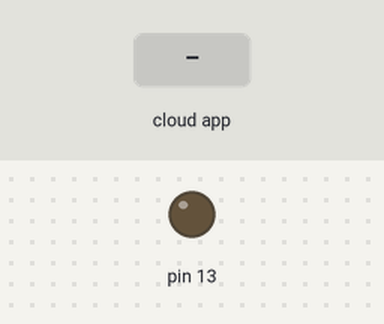
The sketch below on a simulated Arduino Uno, built with avr-gcc and run on an emulated ATmega328P. Shown: output pins drawn as LEDs (lit = HIGH). Inputs (shaded band) come from the test bench. The ROS host is connected and sends only what is stated.

Above: at 1.2 s.
1.3 s: the phone or cloud app sets Topic_LED_13 to 45
At 1.8 s:
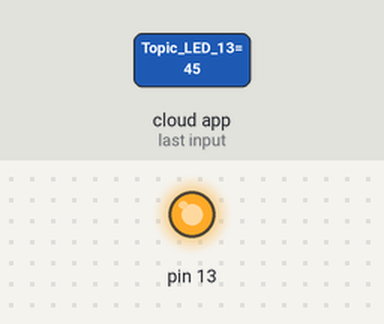
2.8 s: the phone or cloud app sets Topic_LED_13 to 0
At 4.0 s:
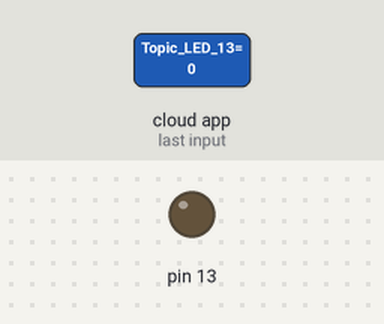
4.3 s: the phone or cloud app sets Topic_LED_13 to 90
At 5.3 s:
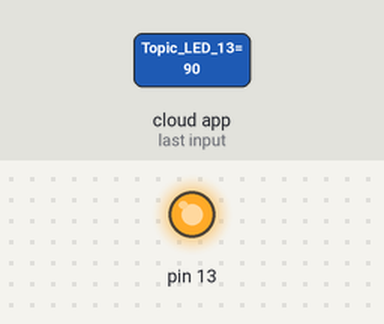
Timing chart, 0 to 7.3 s (numbered marks = the images above; inputs shaded):
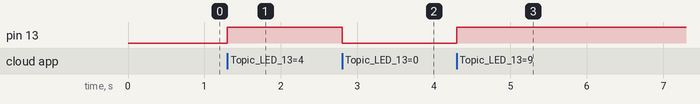

Measured:
- after the input at 1.3 s, pin 13: LOW → HIGH at once
- after the input at 2.8 s, pin 13: HIGH → LOW at once
- after the input at 4.3 s, pin 13: LOW → HIGH at once

The sketch:

ROS_LED_13_control.ino
```cpp
#include <ros.h>
#include <std_msgs/Int16.h>

ros::NodeHandle  nh;

void control_LED( const std_msgs::Int16 & cmd_msg)
{
  int value = cmd_msg.data;
  digitalWrite(13, value);
}

ros::Subscriber<std_msgs::Int16> sub("Topic_LED_13", control_LED);

void setup()
{
  pinMode(13, OUTPUT);
  nh.initNode();
  nh.subscribe(sub);
}

void loop()
{
  nh.spinOnce();
  delay(1);
}
```
